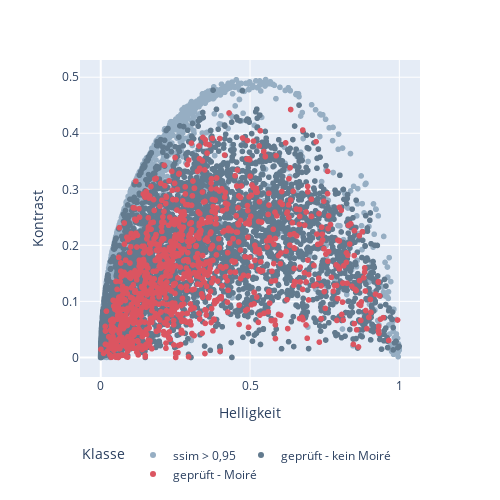

This figure's notebook cell:
### Code cell
fig = px.scatter(
    x=masks.K_mean_coverage,
    y=masks.K_std_coverage,
    color=masks.label.replace(
        ['checked_moire','checked_no_moire','ssim_no_moire'],
        ['geprüft - Moiré','geprüft - kein Moiré','ssim > 0,95']
    ),
    color_discrete_map=COLOR_MAP,
    labels={
        'x' : 'Helligkeit',
        'y' : 'Kontrast',
        'color' : 'Klasse'
    },
    width=500,
    height=500
)
fig.update_layout(legend={'orientation':'h', 'y' : -0.2})
fig.write_image( attachment_dir / 'K_coverage.jpg' )
fig.write_image( attachment_dir / 'K_coverage.pdf' )


fig

### Figure 1 — Plotly figure (JSON) as saved in the notebook; plotly's stock layout.template omitted (floating-point values rounded to 4 significant figures; data arrays with more than 128 entries replaced by an {"elided": "..."} marker saying what was removed)
{"data": [{"hovertemplate": "Klasse=ssim > 0,95<br>Helligkeit=%{x}<br>Kontrast=%{y}<extra></extra>", "legendgroup": "ssim > 0,95", "marker": {"color": "#96aec3", "symbol": "circle"}, "mode": "markers", "name": "ssim > 0,95", "showlegend": true, "type": "scattergl", "x": {"elided": "4160 float values"}, "xaxis": "x", "y": {"elided": "4160 float values"}, "yaxis": "y"}, {"hovertemplate": "Klasse=geprüft - kein Moiré<br>Helligkeit=%{x}<br>Kontrast=%{y}<extra></extra>", "legendgroup": "geprüft - kein Moiré", "marker": {"color": "#627a8e", "symbol": "circle"}, "mode": "markers", "name": "geprüft - kein Moiré", "showlegend": true, "type": "scattergl", "x": {"elided": "4281 float values"}, "xaxis": "x", "y": {"elided": "4281 float values"}, "yaxis": "y"}, {"hovertemplate": "Klasse=geprüft - Moiré<br>Helligkeit=%{x}<br>Kontrast=%{y}<extra></extra>", "legendgroup": "geprüft - Moiré", "marker": {"color": "#db5561", "symbol": "circle"}, "mode": "markers", "name": "geprüft - Moiré", "showlegend": true, "type": "scattergl", "x": {"elided": "1047 float values"}, "xaxis": "x", "y": {"elided": "1047 float values"}, "yaxis": "y"}], "layout": {"height": 500, "legend": {"orientation": "h", "title": {"text": "Klasse"}, "tracegroupgap": 0, "x": 0, "y": -0.2}, "margin": {"t": 60}, "width": 500, "xaxis": {"anchor": "y", "autorange": true, "domain": [0, 1], "range": [-0.06949, 1.069], "title": {"text": "Helligkeit"}, "type": "linear"}, "yaxis": {"anchor": "x", "autorange": true, "domain": [0, 1], "range": [-0.03498, 0.5308], "title": {"text": "Kontrast"}, "type": "linear"}}}
